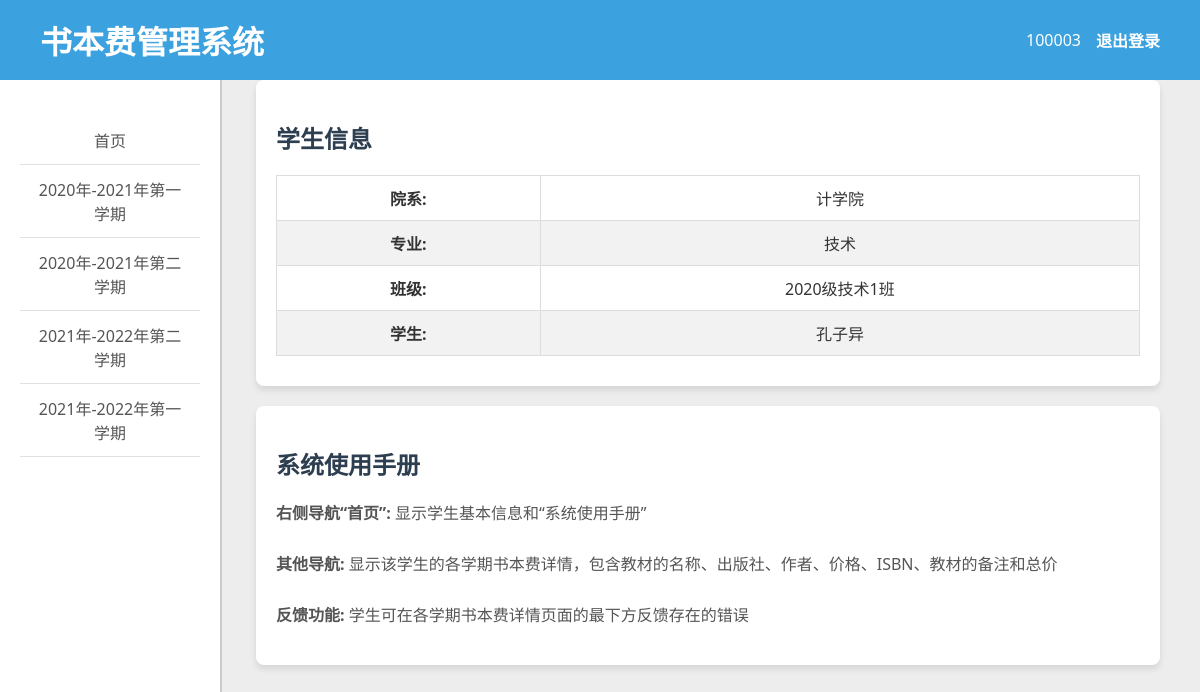
The page /user/home/ (signed in) on the database its author committed.
### books/models.py (models this page shows, shortened)
class SemesterOrder(models.Model):
    name = models.CharField(max_length=100, verbose_name='学期名称')
    grade = models.ForeignKey(Grade, on_delete=models.CASCADE, verbose_name='所属班级')
    notice = models.TextField(verbose_name='备注', null=True, blank=True)
    class Meta:
        verbose_name = '学期订单'
        verbose_name_plural = '学期订单'

class Student(models.Model):
    name = models.CharField(max_length=100, verbose_name='学生姓名')
    student_id = models.CharField(max_length=100, verbose_name='学号')
    grade = models.ForeignKey(Grade, on_delete=models.CASCADE, verbose_name='所属班级')
    account = models.ForeignKey(User, on_delete=models.CASCADE, verbose_name='账号', null=True, blank=True)
    notice = models.TextField(verbose_name='备注', null=True, blank=True)
    class Meta:
        verbose_name = '学生'
        verbose_name_plural = '学生'

class Grade(models.Model):
    name = models.CharField(max_length=100, verbose_name='班级名称')
    major = models.ForeignKey(Major, on_delete=models.CASCADE, verbose_name='所属专业')
    notice = models.TextField(verbose_name='备注', null=True, blank=True)
    class Meta:
        verbose_name = '班级'
        verbose_name_plural = '班级'

class Major(models.Model):
    name = models.CharField(max_length=100, verbose_name='专业名称')
    college = models.ForeignKey(College, on_delete=models.CASCADE, verbose_name='所属学院')
    notice = models.TextField(verbose_name='备注', null=True, blank=True)
    class Meta:
        verbose_name = '专业'
        verbose_name_plural = '专业'

class College(models.Model):
    name = models.CharField(max_length=100, verbose_name='学院名称')
    notice = models.TextField(verbose_name='备注', null=True, blank=True)
    class Meta:
        verbose_name = '学院'
        verbose_name_plural = '学院'

### user/views.py (the view)
# urls.py: 2. Add a URL to urlpatterns:  path('', views.home, name='home')
@login_required(login_url='/login')
def home(request):
    print(request.user)
    student = Student.objects.get(account=request.user)
    return userRender(request, 'user_index.html',{"student":student})

### user/plug.py (called while the page is built)
def getSemesters(user: User):
    student = Student.objects.get(account=user)
    return SemesterOrder.objects.filter(grade=student.grade)

def userRender(request, template_name, context=None):
    if context is None:
        context = {}
    context['user'] = request.user
    context['semesters'] = getSemesters(request.user)
    return render(request, template_name, context)

### templates/user/user_index.html (shortened to what this page needs)
{% extends 'user_left.html' %}
{% block right %}
<div>
    <div class="sin">
        <h2>学生信息</h2>
        <table>
            <tr>
                <td><strong>院系:</strong></td>
                <td>{{ student.grade.major.college.name }}</td>
            </tr>
            <tr>
                <td><strong>专业:</strong></td>
                <td>{{ student.grade.major.name }}</td>
            </tr>
            <tr>
                <td><strong>班级:</strong></td>
                <td>{{ student.grade.name }}</td>
            </tr>
            <tr>
                <td><strong>学生:</strong></td>
                <td>{{ student.name }}</td>
            </tr>
        </table>
    </div>
    <div class="handbook">
        <h2>系统使用手册</h2>
        <p id="msg">
            <strong>右侧导航“首页”:</strong> 显示学生基本信息和“系统使用手册”
            <br><br>
            <strong>其他导航:</strong> 显示该学生的各学期书本费详情，包含教材的名称、出版社、作者、价格、ISBN、教材的备注和总价
            <br><br>
            <strong>反馈功能:</strong> 学生可在各学期书本费详情页面的最下方反馈存在的错误
        </p>
    </div>
</div>
{% endblock %}

### templates/user/user_left.html (shortened to what this page needs)
{% extends 'base.html' %}
{% block content %}
<div class="row">
    <div class="left">
        <ul class="nav flex-column" style="list-style: none; padding: 0;">
            <li class="nav-item">
                <a class="nav-link active" href="/user/home">首页</a>
            </li>
            {% for semester in semesters %}
            <li class="nav-item">
                <a class="nav-link" href="/user/book_table?semester={{ semester.name }}">{{ semester.name }}</a>
            </li>
            {% endfor %}
        </ul>
    </div>
    <div class="right">
        {% block right %}
        {% endblock %}
    </div>
</div>
{% endblock %}

### templates/base.html (shortened to what this page needs)
<!DOCTYPE html>
<html lang="zh">
<head>
</head>
<body>
<header style="display: flex; justify-content: space-between; align-items: center; height: 50px;">
    <h1 style="font-family: '黑体'; font-weight: bold; margin-left: 40px;">书本费管理系统</h1>
    <div style="display: flex; align-items: center;">
        <p style="margin-right: 15px;">{{ user.username }}</p>
        <a href="/logout"
           style="color: #fff; font-family: '黑体';
           font-weight: bold;margin-right:40px; text-decoration: none;">退出登录</a>
    </div>
</header>
<div class="content">
    {% block content %}
    {% endblock %}
</div>
</body>
</html>

### templates/user/user_left.html (style rules this page uses)
.nav-item { margin-bottom: 0; border-bottom: 1px solid #e1e1e1; }
.nav-link { color: #555; font-size: 16px; transition: color 0.3s ease; padding: 12px 15px; display: block; text-decoration: none; text-align: center; }
.left { position: fixed; top:10%; height:100%; width: 15%; overflow-y: auto; padding: 20px; border-right: 2px solid #ccc; background-color: #fff; }
.right { position: relative; top:60px; left:19%; width: 80%; overflow-y: auto; }
.row { display: flex; height: 90vh; }

### templates/user/user_index.html (style rules this page uses)
body { font-family: 'Noto Sans', sans-serif; overflow: hidden; color: #333; }
.sin, .handbook { background: white; border-radius: 8px; box-shadow: 0 4px 6px rgba(0, 0, 0, 0.1); margin: 20px auto; padding: 20px; width: 90%; max-width: 1200px; }
h2 { color: #2c3e50; margin-bottom: 20px; }
table { width: 100%; border-collapse: collapse; margin: 10px 0; }
th, td { text-align: center; padding: 10px; border: 1px solid #ddd; }
tr:nth-child(even) { background-color: #f2f2f2; }
#msg { font-size: 16px; line-height: 1.6; color: #555; }

### rows shown on the page
SemesterOrder: name "2020年-2021年第一学期"
SemesterOrder: name "2020年-2021年第二学期"
SemesterOrder: name "2021年-2022年第二学期"
SemesterOrder: name "2021年-2022年第一学期"
Student: grade.major.college.name "计学院", grade.major.name "技术", grade.name "2020级技术1班", name "孔子异"

### other values the page prints
{{ user.username }} "100003"
